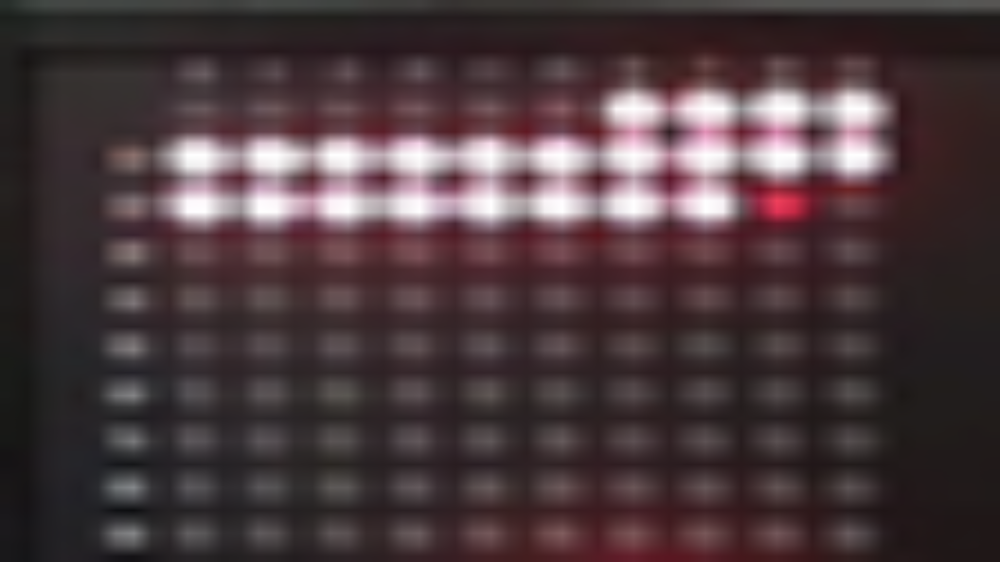
#> input picture output/image_1_matched_region.png, 1000 x 562 px, shrunk from 1920 x 1080 before the run
$ python -i final_test_code.py   (imports and definitions only)
#> lines starting #> are read from the running program, lines starting #| are printed output that depends on the picture; after the words box and inside, x2 and y2 are one past the last pixel; in counts of white or black regions, pixels touching at a corner belong together
import cv2
import vpi
import numpy as np
from PIL import Image
import time  # Import time module

# Record start time before executing the code
start_time = time.time()


# Define two input image paths
image_path1 = 'output/image_1_matched_region.png'  # Replace with your first image path
image_path2 = 'output/image_1_matched_region.png'  # Replace with your second image path

# Red color threshold ranges (in HSV space)
lower_bright_red1 = np.array([0, 150, 150])  # Lower bound for red hue near 0°
upper_bright_red1 = np.array([10, 255, 255])  # Upper bound for red hue near 0°

lower_bright_red2 = np.array([170, 150, 150])  # Lower bound for red hue near 180°
upper_bright_red2 = np.array([180, 255, 255])  # Upper bound for red hue near 180°

# Grayscale threshold for white regions
threshold_value = 200  # Threshold to isolate white regions

# Function to process the image and save output (background elimination step)
def process_image(image_path, output_prefix):
#> called with image_path = 'output/image_1_matched_region.png', output_prefix = 'image1'
    with vpi.Backend.CUDA:
        # Load and convert the image to RGB using PIL
        input_image = Image.open(image_path).convert('RGB')  # Convert to RGB first
#> input_image is the input picture: PIL image 1000x562 RGB; mean R, G, B 75.3, 59, 62.3

        # Convert the image to a NumPy array (RGB format)
        input_data = np.asarray(input_image, dtype=np.uint8)

        # Convert the image to VPI image format
        input_vpi = vpi.asimage(input_data)

        # Convert the VPI image to a NumPy array for further processing (OpenCV operations)
        input_np = input_vpi.cpu()

        # Step 1: Convert to HSV color space using OpenCV for red region extraction
        hsv_image = cv2.cvtColor(input_np, cv2.COLOR_RGB2HSV)

        # Step 2: Create masks for red color ranges
        mask_red1 = cv2.inRange(hsv_image, lower_bright_red1, upper_bright_red1)
        mask_red2 = cv2.inRange(hsv_image, lower_bright_red2, upper_bright_red2)

        # Step 3: Combine both red masks
        red_mask = cv2.bitwise_or(mask_red1, mask_red2)

        # Step 4: Convert to grayscale for white region extraction
        input_gray = cv2.cvtColor(input_np, cv2.COLOR_RGB2GRAY)

        # Step 5: Threshold the grayscale image to isolate white regions
        _, mask_white = cv2.threshold(input_gray, threshold_value, 255, cv2.THRESH_BINARY)

        # Step 6: Combine the red and white masks
        combined_mask = cv2.bitwise_or(red_mask, mask_white)

        # Step 7: Apply the combined mask to the input image using bitwise_and
        result_image = cv2.bitwise_and(input_np, input_np, mask=combined_mask)

        # Step 8: Save the result as a PNG file (using OpenCV)
        output_image_path = f'output_{output_prefix}_red_and_white_regions.png'
        cv2.imwrite(output_image_path, result_image)

        # Convert the result back to PIL Image and save as PNG
        pil_result_image = Image.fromarray(result_image)
        pil_output_path = f'output_{output_prefix}_red_and_white_regions_pil.png'
        pil_result_image.save(pil_output_path)

        print(f"Result image for {output_prefix} saved as '{output_image_path}' and '{pil_output_path}'")

        return pil_output_path  # Return the path for further processing

# Process both images and get output image paths for contour mapping
# [1 line that did not run here, left out]
# [1 line that did not run here, left out]

# Function to process an image for contour detection (using background-eliminated images)
def process_image_for_contours(image_path):
    # Load the input image (background eliminated)
#> called with image_path = 'output/image_1_matched_region.png'
    input_image = cv2.imread(image_path)
#> input_image: shape (562, 1000, 3)

    if input_image is None:
        raise ValueError(f"Error loading image: {image_path}")

    # Convert the image from BGR to RGB format for consistency
    input_image_rgb = cv2.cvtColor(input_image, cv2.COLOR_BGR2RGB)

    # --- Red Region Detection ---
    hsv_image = cv2.cvtColor(input_image, cv2.COLOR_BGR2HSV)
#> hsv_image: shape (562, 1000, 3); mean H, S, V 134.2, 58.9, 75.4

    lower_red1 = np.array([0, 150, 150])  # Lower bound for red hue near 0°
    upper_red1 = np.array([10, 255, 255])  # Upper bound for red hue near 0°

    lower_red2 = np.array([170, 150, 150])  # Lower bound for red hue near 180°
    upper_red2 = np.array([180, 255, 255])  # Upper bound for red hue near 180°

    # Create masks for red color ranges
    mask_red1 = cv2.inRange(hsv_image, lower_red1, upper_red1)
#> mask_red1: shape (562, 1000); every value is 0
    mask_red2 = cv2.inRange(hsv_image, lower_red2, upper_red2)
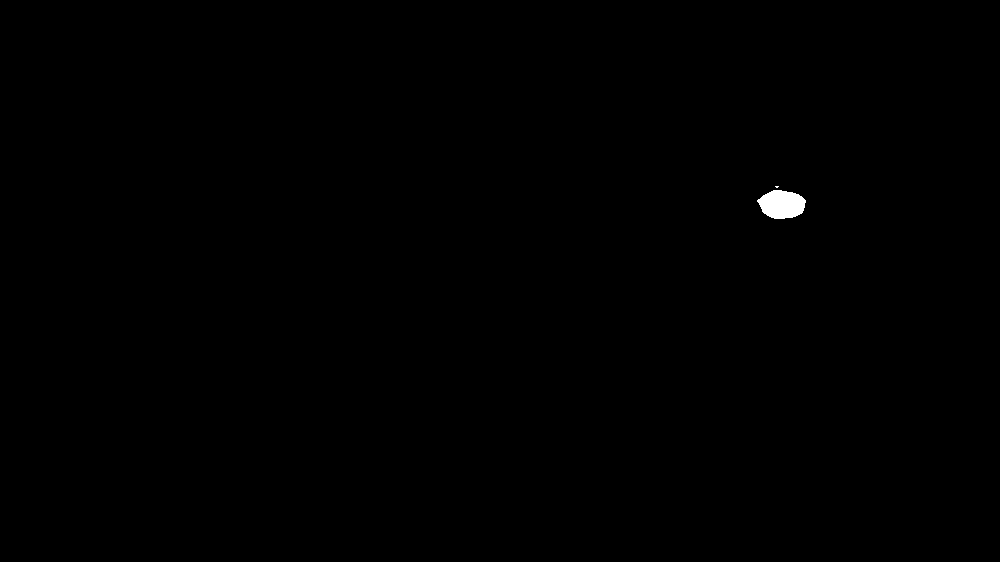
#> mask_red2: shape (562, 1000); 0.19% white; 2 white regions (1 under 20 px)

    # Combine the two red masks
    red_mask = cv2.bitwise_or(mask_red1, mask_red2)

    # Find contours of the red regions
    contours_red, _ = cv2.findContours(red_mask, cv2.RETR_EXTERNAL, cv2.CHAIN_APPROX_SIMPLE)
#> contours_red = 2 contours, 1 with area under 20; largest, box (x1, y1, x2, y2) and area: (757, 190, 806, 219) 1008

    # --- Bright/White Region Detection ---
    grayscale_image = cv2.cvtColor(input_image, cv2.COLOR_BGR2GRAY)
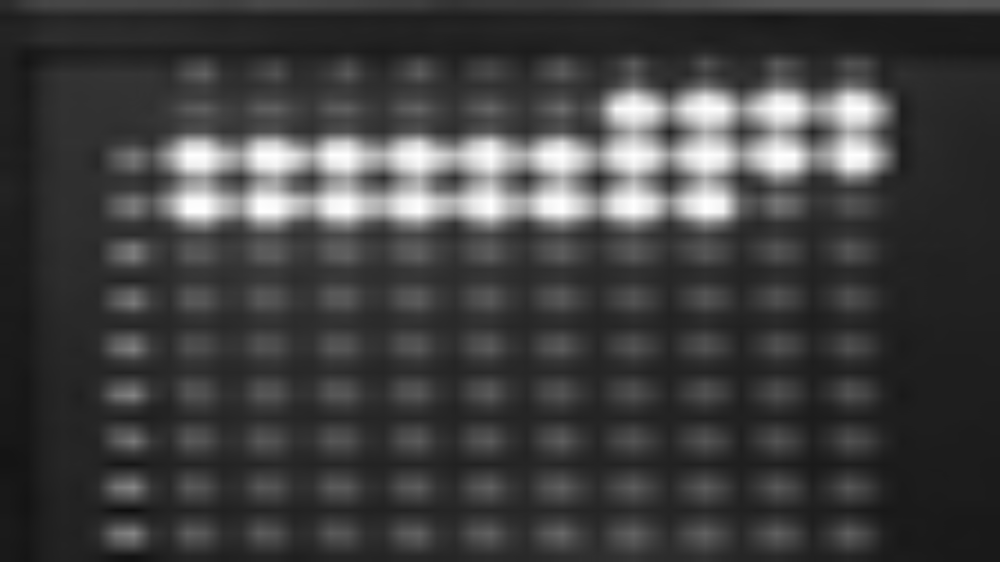
#> grayscale_image: shape (562, 1000); min 14, max 255, mean 64.3

    # Threshold the image to isolate bright areas (white regions)
    threshold_value = 200  # Set threshold for bright areas
    _, binary_thresh = cv2.threshold(grayscale_image, threshold_value, 255, cv2.THRESH_BINARY)
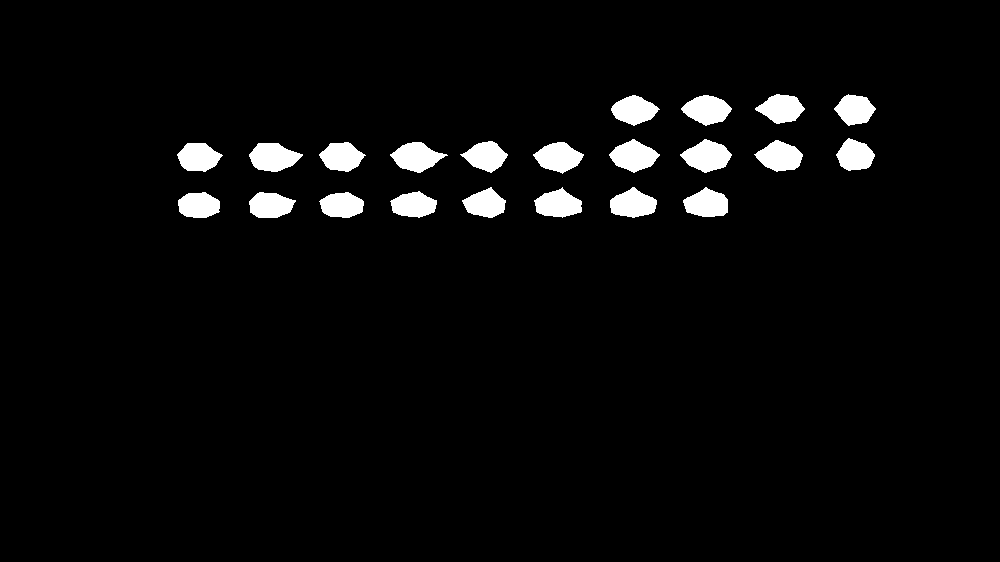
#> binary_thresh: shape (562, 1000); 3.8% white; 22 white regions

    # Find contours of the bright regions
    contours_white, _ = cv2.findContours(binary_thresh, cv2.RETR_EXTERNAL, cv2.CHAIN_APPROX_SIMPLE)
#> contours_white = 22 contours; largest, box (x1, y1, x2, y2) and area: (680, 139, 732, 173) 1050, (249, 143, 303, 172) 1026, (609, 139, 660, 173) 1003, (390, 142, 448, 173) 998, (681, 95, 732, 126) 982

    # Create a copy of the original image to draw contours
    output_image = input_image.copy()

    # Draw red contours (for red regions) in red color
    cv2.drawContours(output_image, contours_red, -1, (0, 0, 255), 2)  # Red color for contours

    # Draw white contours (for bright regions) in green color
    cv2.drawContours(output_image, contours_white, -1, (0, 255, 0), 2)  # Green color for contours
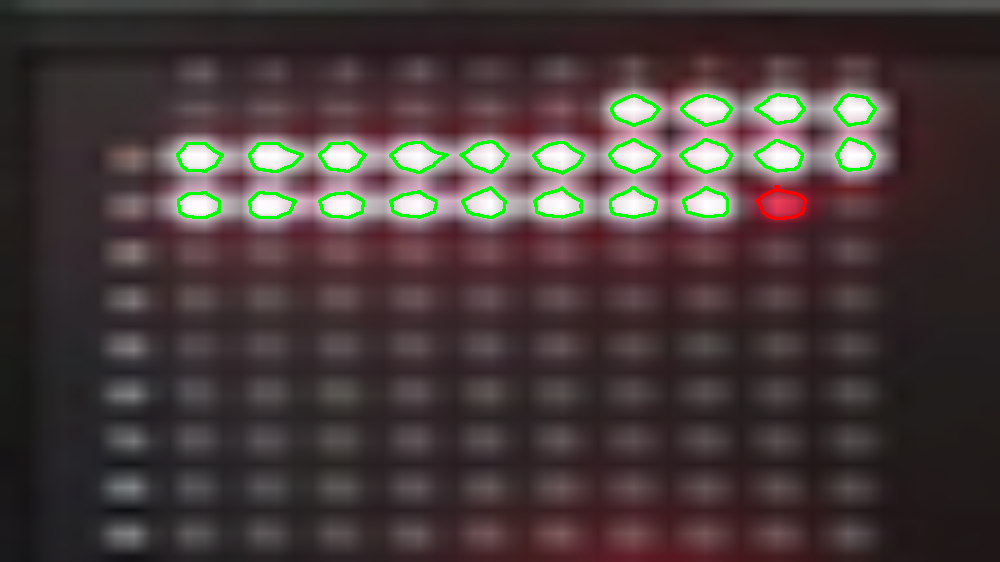
#> output_image: shape (562, 1000, 3); mean B, G, R 59, 59.9, 72

    # Count red and white regions
    red_region_count = len(contours_red)
#> red_region_count = 2
    white_region_count = len(contours_white)
#> white_region_count = 22
    total_count = red_region_count + white_region_count
#> total_count = 24

    # Return the counts and the output image
    return red_region_count, white_region_count, output_image


# Process both output images for contours (background-eliminated)
# [1 line that did not run here, left out]
# [1 line that did not run here, left out]

# Print counts for both images
# [8 lines not run here, left out]

# Show both images side-by-side for comparison (optional)
# [1 line that did not run here, left out]
# [9 lines not run here, left out]


# Record end time after execution is complete
end_time = time.time()

>>> result = process_image_for_contours('output/image_1_matched_region.png')
